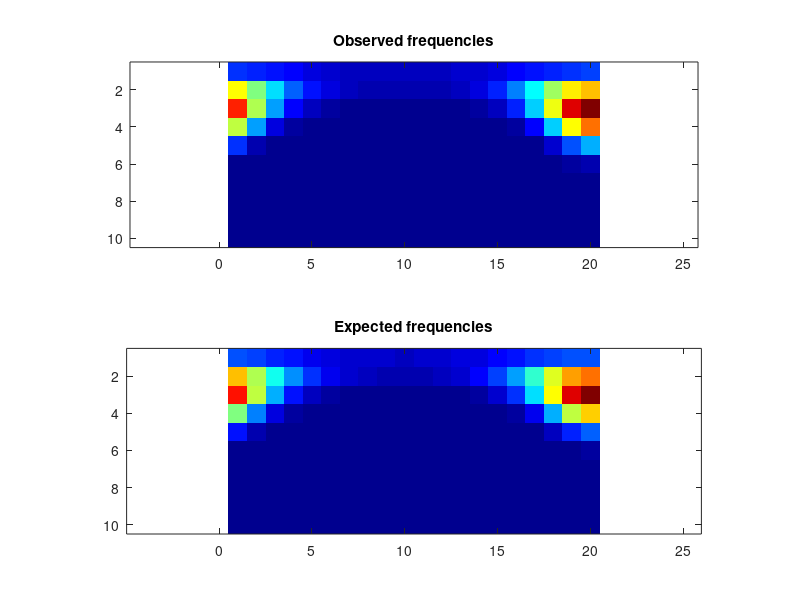

Source code (MATLAB):
frequencies = [ 10553, 9754, 8231, 7057, 5821, 4742, 3973, 3540, 3307, 3348, 3217, 3600, 4115, 4811, 6003, 7298, 8887, 10004, 10770, 11172; 39835, 31527, 22041, 14063, 8704, 5561, 3636, 2676, 2125, 2024, 2232, 2788, 3862, 6016, 9626, 15546, 23868, 33769, 41197, 43821; 54135, 34731, 17869, 7974, 3222, 1354, 651, 352, 257, 228, 294, 401, 725, 1631, 3886, 9630, 20930, 39241, 57523, 64458; 36108, 17235, 5478, 1286, 281, 66, 18, 7, 7, 4, 6, 9, 25, 79, 422, 1841, 7125, 20707, 40092, 49256; 10760, 2974, 439, 40, 3, 1, 0, 0, 0, 0, 0, 0, 0, 0, 6, 80, 683, 4043, 12736, 18192; 1007, 90, 3, 0, 0, 0, 0, 0, 0, 0, 0, 0, 0, 0, 0, 0, 8, 178, 1408, 2572; 10, 0, 0, 0, 0, 0, 0, 0, 0, 0, 0, 0, 0, 0, 0, 0, 0, 1, 21, 81; 0, 0, 0, 0, 0, 0, 0, 0, 0, 0, 0, 0, 0, 0, 0, 0, 0, 0, 0, 0; 0, 0, 0, 0, 0, 0, 0, 0, 0, 0, 0, 0, 0, 0, 0, 0, 0, 0, 0, 0; 0, 0, 0, 0, 0, 0, 0, 0, 0, 0, 0, 0, 0, 0, 0, 0, 0, 0, 0, 0 ];
expFrequencies = [ 39815.9, 36208.4, 31418.7, 26421.9, 21935.6, 18321.2, 15660.8, 13890.4, 12908.4, 12638.6, 13057.4, 14200.8, 16153.9, 19016.9, 22833, 27471.2, 32496, 37117.9, 40342.7, 41335.1; 139726, 111191, 78920.9, 51801.6, 32845.1, 21058.3, 14247, 10541.4, 8758.37, 8301.46, 9016.68, 11145, 15394.8, 23095.1, 36244.4, 56959.4, 85632.5, 118037, 144204, 152859; 172710, 113305, 60106, 27532.5, 11794, 5138.71, 2465.83, 1395.54, 981.677, 886.517, 1037.46, 1550.74, 2853.29, 6108.7, 14170, 32838.1, 69909.1, 126522, 183051, 203804; 101456, 49168.9, 16589.7, 4367.51, 1025.52, 246.642, 69.4406, 25.8153, 13.9578, 11.6729, 15.3764, 31.0245, 89.4007, 332.018, 1403.75, 5901.76, 21486.3, 59424.3, 112133, 134901; 25526.9, 7320.18, 1137.04, 115.582, 9.47723, 0.785528, 0.0832889, 0.0141558, 0.00466101, 0.00336972, 0.00555449, 0.0197021, 0.130571, 1.32424, 16.3333, 193.757, 1770.14, 10140.3, 30355, 41825.4; 1900.61, 198.289, 6.6568, 0.0957495, 0.000842404, 6.9563e-006, 8.59485e-008, 2.52221e-009, 2.66134e-010, 1.37011e-010, 3.80479e-010, 4.89513e-009, 2.08509e-007, 1.91479e-005, 0.00237764, 0.251583, 14.9818, 357.744, 2600.15, 4643.07; 17.6622, 0.162884, 0.00010322, 7.73032e-009, 1.54541e-013, 0, 0, 0, 0, 0, 0, 0, 0, 2.06823e-017, 1.68178e-012, 6.86262e-008, 0.000615083, 0.56609, 33.0221, 101.665; 0.00149386, 7.45614e-010, 0, 0, 0, 0, 0, 0, 0, 0, 0, 0, 0, 0, 0, 0, 6.19414e-018, 4.07619e-008, 0.00843705, 0.105352; 0, 0, 0, 0, 0, 0, 0, 0, 0, 0, 0, 0, 0, 0, 0, 0, 0, 0, 0, 6.99479e-008; 0, 0, 0, 0, 0, 0, 0, 0, 0, 0, 0, 0, 0, 0, 0, 0, 0, 0, 0, 0 ];
colormap(jet);
clf; subplot(2,1,1);
imagesc(frequencies);
title('Observed frequencies');
axis equal;
subplot(2,1,2);
imagesc(expFrequencies);
axis equal;
title('Expected frequencies');
